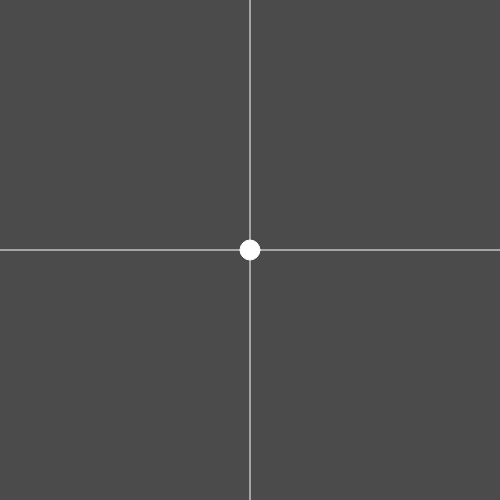
Frame 1 (no input)
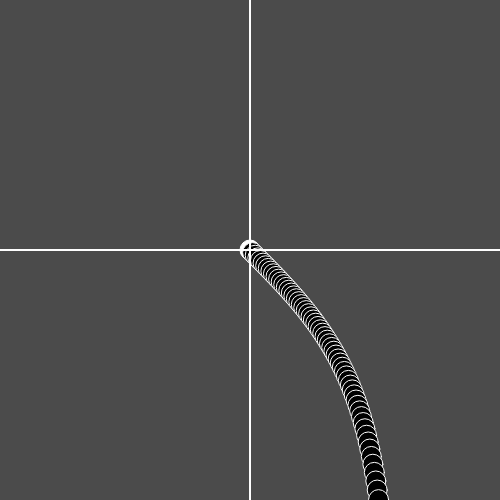
Frame 60 (no input)
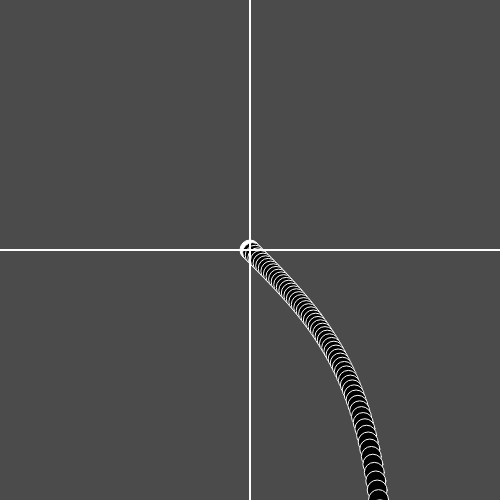
Frame 120 (the mouse pressed at the canvas centre since frame 60)

The p5.js sketch that drew these frames (run headless with seeded random() and noise() and a simulated clock; from frame 60 on, the mouse is pressed at the canvas centre):

// p5.js sketch
// ── sketch.js
function setup() {
  createCanvas(500, 500);
  background(75);
  stroke('white');

}

function draw() {
   // background(75);
    line(width/2, 0, width/2, height);
    line(0, height/2, width, height/2);

    drawCircle();
}

let angle = 0;
function drawCircle() {
    fill(angle / angle % 255);

    angleMode(DEGREES);
    let centerX = width/2;
    let centerY = height/2;
    let radius = 150;

    let x = radius * sin(angle);
    let y = radius * tan(angle);

    ellipse(centerX + x, centerY + y, 20, 20);
    angle++;
}
